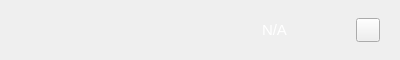
<?xml version="1.0" encoding="UTF-8"?>
<ui version="4.0">
 <class>SnackBar</class>
 <widget class="QDialog" name="SnackBar">
  <property name="geometry">
   <rect>
    <x>0</x>
    <y>0</y>
    <width>400</width>
    <height>60</height>
   </rect>
  </property>
  <property name="minimumSize">
   <size>
    <width>0</width>
    <height>60</height>
   </size>
  </property>
  <property name="maximumSize">
   <size>
    <width>16777215</width>
    <height>60</height>
   </size>
  </property>
  <property name="windowTitle">
   <string notr="true">N/A</string>
  </property>
  <layout class="QHBoxLayout" name="horizontalLayout">
   <property name="spacing">
    <number>0</number>
   </property>
   <property name="leftMargin">
    <number>100</number>
   </property>
   <property name="topMargin">
    <number>0</number>
   </property>
   <property name="rightMargin">
    <number>0</number>
   </property>
   <property name="bottomMargin">
    <number>0</number>
   </property>
   <item>
    <widget class="QWidget" name="snackContainer" native="true">
     <property name="styleSheet">
      <string notr="true"/>
     </property>
     <layout class="QHBoxLayout" name="horizontalLayout_2" stretch="0,2,0">
      <property name="spacing">
       <number>0</number>
      </property>
      <property name="rightMargin">
       <number>20</number>
      </property>
      <item>
       <spacer name="horizontalSpacer">
        <property name="orientation">
         <enum>Qt::Horizontal</enum>
        </property>
        <property name="sizeHint" stdset="0">
         <size>
          <width>40</width>
          <height>20</height>
         </size>
        </property>
       </spacer>
      </item>
      <item alignment="Qt::AlignHCenter|Qt::AlignVCenter">
       <widget class="QLabel" name="label">
        <property name="styleSheet">
         <string notr="true">padding-left:45px;
font-size: 15px;
color:white;</string>
        </property>
        <property name="text">
         <string notr="true">N/A</string>
        </property>
        <property name="alignment">
         <set>Qt::AlignCenter</set>
        </property>
       </widget>
      </item>
      <item alignment="Qt::AlignVCenter">
       <widget class="QPushButton" name="pushButton">
        <property name="minimumSize">
         <size>
          <width>24</width>
          <height>24</height>
         </size>
        </property>
        <property name="maximumSize">
         <size>
          <width>24</width>
          <height>24</height>
         </size>
        </property>
        <property name="focusPolicy">
         <enum>Qt::NoFocus</enum>
        </property>
        <property name="autoFillBackground">
         <bool>true</bool>
        </property>
        <property name="styleSheet">
         <string notr="true"/>
        </property>
        <property name="text">
         <string/>
        </property>
       </widget>
      </item>
     </layout>
    </widget>
   </item>
  </layout>
 </widget>
 <resources/>
 <connections/>
</ui>
